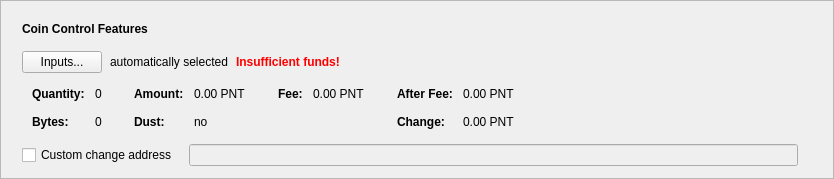
      <widget class="QFrame" name="frameCoinControl">
       <property name="sizePolicy">
        <sizepolicy hsizetype="Expanding" vsizetype="Fixed">
         <horstretch>0</horstretch>
         <verstretch>0</verstretch>
        </sizepolicy>
       </property>
       <property name="frameShape">
        <enum>QFrame::StyledPanel</enum>
       </property>
       <property name="frameShadow">
        <enum>QFrame::Raised</enum>
       </property>
       <layout class="QVBoxLayout" name="verticalLayout_2">
        <item>
         <layout class="QVBoxLayout" name="verticalLayoutCoinControl" stretch="0,0,0,0,0">
          <property name="spacing">
           <number>0</number>
          </property>
          <property name="sizeConstraint">
           <enum>QLayout::SetDefaultConstraint</enum>
          </property>
          <property name="leftMargin">
           <number>10</number>
          </property>
          <property name="topMargin">
           <number>10</number>
          </property>
          <item>
           <layout class="QHBoxLayout" name="horizontalLayoutCoinControl1">
            <property name="bottomMargin">
             <number>15</number>
            </property>
            <item>
             <widget class="QLabel" name="labelCoinControlFeatures">
              <property name="sizePolicy">
               <sizepolicy hsizetype="Preferred" vsizetype="Maximum">
                <horstretch>0</horstretch>
                <verstretch>0</verstretch>
               </sizepolicy>
              </property>
              <property name="font">
               <font>
                <weight>75</weight>
                <bold>true</bold>
               </font>
              </property>
              <property name="styleSheet">
               <string notr="true">font-weight:bold;</string>
              </property>
              <property name="text">
               <string>Coin Control Features</string>
              </property>
             </widget>
            </item>
           </layout>
          </item>
          <item>
           <layout class="QHBoxLayout" name="horizontalLayoutCoinControl2" stretch="0,0,0,0">
            <property name="spacing">
             <number>8</number>
            </property>
            <property name="bottomMargin">
             <number>10</number>
            </property>
            <item>
             <widget class="QPushButton" name="pushButtonCoinControl">
              <property name="styleSheet">
               <string notr="true"/>
              </property>
              <property name="text">
               <string>Inputs...</string>
              </property>
              <property name="autoDefault">
               <bool>false</bool>
              </property>
             </widget>
            </item>
            <item>
             <widget class="QLabel" name="labelCoinControlAutomaticallySelected">
              <property name="text">
               <string>automatically selected</string>
              </property>
              <property name="margin">
               <number>5</number>
              </property>
             </widget>
            </item>
            <item>
             <widget class="QLabel" name="labelCoinControlInsuffFunds">
              <property name="font">
               <font>
                <weight>75</weight>
                <bold>true</bold>
               </font>
              </property>
              <property name="styleSheet">
               <string notr="true">color:red;font-weight:bold;</string>
              </property>
              <property name="text">
               <string>Insufficient funds!</string>
              </property>
              <property name="margin">
               <number>5</number>
              </property>
             </widget>
            </item>
            <item>
             <spacer name="horizontalSpacerCoinControl">
              <property name="orientation">
               <enum>Qt::Horizontal</enum>
              </property>
              <property name="sizeHint" stdset="0">
               <size>
                <width>40</width>
                <height>1</height>
               </size>
              </property>
             </spacer>
            </item>
           </layout>
          </item>
          <item>
           <widget class="QWidget" name="widgetCoinControl" native="true">
            <property name="sizePolicy">
             <sizepolicy hsizetype="Preferred" vsizetype="Preferred">
              <horstretch>0</horstretch>
              <verstretch>0</verstretch>
             </sizepolicy>
            </property>
            <property name="minimumSize">
             <size>
              <width>0</width>
              <height>0</height>
             </size>
            </property>
            <property name="styleSheet">
             <string notr="true"/>
            </property>
            <layout class="QHBoxLayout" name="horizontalLayoutCoinControl5">
             <property name="leftMargin">
              <number>0</number>
             </property>
             <property name="topMargin">
              <number>0</number>
             </property>
             <property name="rightMargin">
              <number>0</number>
             </property>
             <property name="bottomMargin">
              <number>0</number>
             </property>
             <item>
              <layout class="QHBoxLayout" name="horizontalLayoutCoinControl3" stretch="0,0,0,1">
               <property name="spacing">
                <number>20</number>
               </property>
               <property name="topMargin">
                <number>0</number>
               </property>
               <property name="bottomMargin">
                <number>10</number>
               </property>
               <item>
                <layout class="QFormLayout" name="formLayoutCoinControl1">
                 <property name="horizontalSpacing">
                  <number>10</number>
                 </property>
                 <property name="verticalSpacing">
                  <number>14</number>
                 </property>
                 <property name="leftMargin">
                  <number>10</number>
                 </property>
                 <property name="topMargin">
                  <number>4</number>
                 </property>
                 <property name="rightMargin">
                  <number>6</number>
                 </property>
                 <item row="0" column="0">
                  <widget class="QLabel" name="labelCoinControlQuantityText">
                   <property name="font">
                    <font>
                     <weight>75</weight>
                     <bold>true</bold>
                    </font>
                   </property>
                   <property name="text">
                    <string>Quantity:</string>
                   </property>
                   <property name="margin">
                    <number>0</number>
                   </property>
                  </widget>
                 </item>
                 <item row="0" column="1">
                  <widget class="QLabel" name="labelCoinControlQuantity">
                   <property name="cursor">
                    <cursorShape>IBeamCursor</cursorShape>
                   </property>
                   <property name="contextMenuPolicy">
                    <enum>Qt::ActionsContextMenu</enum>
                   </property>
                   <property name="text">
                    <string notr="true">0</string>
                   </property>
                   <property name="margin">
                    <number>0</number>
                   </property>
                   <property name="textInteractionFlags">
                    <set>Qt::LinksAccessibleByMouse|Qt::TextSelectableByKeyboard|Qt::TextSelectableByMouse</set>
                   </property>
                  </widget>
                 </item>
                 <item row="1" column="0">
                  <widget class="QLabel" name="labelCoinControlBytesText">
                   <property name="font">
                    <font>
                     <weight>75</weight>
                     <bold>true</bold>
                    </font>
                   </property>
                   <property name="text">
                    <string>Bytes:</string>
                   </property>
                  </widget>
                 </item>
                 <item row="1" column="1">
                  <widget class="QLabel" name="labelCoinControlBytes">
                   <property name="cursor">
                    <cursorShape>IBeamCursor</cursorShape>
                   </property>
                   <property name="contextMenuPolicy">
                    <enum>Qt::ActionsContextMenu</enum>
                   </property>
                   <property name="text">
                    <string notr="true">0</string>
                   </property>
                   <property name="textInteractionFlags">
                    <set>Qt::LinksAccessibleByMouse|Qt::TextSelectableByKeyboard|Qt::TextSelectableByMouse</set>
                   </property>
                  </widget>
                 </item>
                </layout>
               </item>
               <item>
                <layout class="QFormLayout" name="formLayoutCoinControl2">
                 <property name="horizontalSpacing">
                  <number>10</number>
                 </property>
                 <property name="verticalSpacing">
                  <number>14</number>
                 </property>
                 <property name="leftMargin">
                  <number>6</number>
                 </property>
                 <property name="topMargin">
                  <number>4</number>
                 </property>
                 <property name="rightMargin">
                  <number>6</number>
                 </property>
                 <item row="0" column="0">
                  <widget class="QLabel" name="labelCoinControlAmountText">
                   <property name="font">
                    <font>
                     <weight>75</weight>
                     <bold>true</bold>
                    </font>
                   </property>
                   <property name="text">
                    <string>Amount:</string>
                   </property>
                   <property name="margin">
                    <number>0</number>
                   </property>
                  </widget>
                 </item>
                 <item row="0" column="1">
                  <widget class="QLabel" name="labelCoinControlAmount">
                   <property name="cursor">
                    <cursorShape>IBeamCursor</cursorShape>
                   </property>
                   <property name="contextMenuPolicy">
                    <enum>Qt::ActionsContextMenu</enum>
                   </property>
                   <property name="text">
                    <string notr="true">0.00 PNT</string>
                   </property>
                   <property name="textInteractionFlags">
                    <set>Qt::LinksAccessibleByMouse|Qt::TextSelectableByKeyboard|Qt::TextSelectableByMouse</set>
                   </property>
                  </widget>
                 </item>
                 <item row="1" column="0">
                  <widget class="QLabel" name="labelCoinControlLowOutputText">
                   <property name="font">
                    <font>
                     <weight>75</weight>
                     <bold>true</bold>
                    </font>
                   </property>
                   <property name="text">
                    <string>Dust:</string>
                   </property>
                  </widget>
                 </item>
                 <item row="1" column="1">
                  <widget class="QLabel" name="labelCoinControlLowOutput">
                   <property name="cursor">
                    <cursorShape>IBeamCursor</cursorShape>
                   </property>
                   <property name="contextMenuPolicy">
                    <enum>Qt::ActionsContextMenu</enum>
                   </property>
                   <property name="text">
                    <string notr="true">no</string>
                   </property>
                   <property name="textInteractionFlags">
                    <set>Qt::LinksAccessibleByMouse|Qt::TextSelectableByKeyboard|Qt::TextSelectableByMouse</set>
                   </property>
                  </widget>
                 </item>
                </layout>
               </item>
               <item>
                <layout class="QFormLayout" name="formLayoutCoinControl3">
                 <property name="horizontalSpacing">
                  <number>10</number>
                 </property>
                 <property name="verticalSpacing">
                  <number>14</number>
                 </property>
                 <property name="leftMargin">
                  <number>6</number>
                 </property>
                 <property name="topMargin">
                  <number>4</number>
                 </property>
                 <property name="rightMargin">
                  <number>6</number>
                 </property>
                 <item row="0" column="0">
                  <widget class="QLabel" name="labelCoinControlFeeText">
                   <property name="font">
                    <font>
                     <weight>75</weight>
                     <bold>true</bold>
                    </font>
                   </property>
                   <property name="text">
                    <string>Fee:</string>
                   </property>
                   <property name="margin">
                    <number>0</number>
                   </property>
                  </widget>
                 </item>
                 <item row="0" column="1">
                  <widget class="QLabel" name="labelCoinControlFee">
                   <property name="cursor">
                    <cursorShape>IBeamCursor</cursorShape>
                   </property>
                   <property name="contextMenuPolicy">
                    <enum>Qt::ActionsContextMenu</enum>
                   </property>
                   <property name="text">
                    <string notr="true">0.00 PNT</string>
                   </property>
                   <property name="textInteractionFlags">
                    <set>Qt::LinksAccessibleByMouse|Qt::TextSelectableByKeyboard|Qt::TextSelectableByMouse</set>
                   </property>
                  </widget>
                 </item>
                </layout>
               </item>
               <item>
                <layout class="QFormLayout" name="formLayoutCoinControl4">
                 <property name="horizontalSpacing">
                  <number>10</number>
                 </property>
                 <property name="verticalSpacing">
                  <number>14</number>
                 </property>
                 <property name="leftMargin">
                  <number>6</number>
                 </property>
                 <property name="topMargin">
                  <number>4</number>
                 </property>
                 <property name="rightMargin">
                  <number>6</number>
                 </property>
                 <item row="0" column="0">
                  <widget class="QLabel" name="labelCoinControlAfterFeeText">
                   <property name="font">
                    <font>
                     <weight>75</weight>
                     <bold>true</bold>
                    </font>
                   </property>
                   <property name="text">
                    <string>After Fee:</string>
                   </property>
                   <property name="margin">
                    <number>0</number>
                   </property>
                  </widget>
                 </item>
                 <item row="0" column="1">
                  <widget class="QLabel" name="labelCoinControlAfterFee">
                   <property name="cursor">
                    <cursorShape>IBeamCursor</cursorShape>
                   </property>
                   <property name="contextMenuPolicy">
                    <enum>Qt::ActionsContextMenu</enum>
                   </property>
                   <property name="text">
                    <string notr="true">0.00 PNT</string>
                   </property>
                   <property name="textInteractionFlags">
                    <set>Qt::LinksAccessibleByMouse|Qt::TextSelectableByKeyboard|Qt::TextSelectableByMouse</set>
                   </property>
                  </widget>
                 </item>
                 <item row="1" column="0">
                  <widget class="QLabel" name="labelCoinControlChangeText">
                   <property name="font">
                    <font>
                     <weight>75</weight>
                     <bold>true</bold>
                    </font>
                   </property>
                   <property name="text">
                    <string>Change:</string>
                   </property>
                  </widget>
                 </item>
                 <item row="1" column="1">
                  <widget class="QLabel" name="labelCoinControlChange">
                   <property name="cursor">
                    <cursorShape>IBeamCursor</cursorShape>
                   </property>
                   <property name="contextMenuPolicy">
                    <enum>Qt::ActionsContextMenu</enum>
                   </property>
                   <property name="text">
                    <string notr="true">0.00 PNT</string>
                   </property>
                   <property name="textInteractionFlags">
                    <set>Qt::LinksAccessibleByMouse|Qt::TextSelectableByKeyboard|Qt::TextSelectableByMouse</set>
                   </property>
                  </widget>
                 </item>
                </layout>
               </item>
              </layout>
             </item>
            </layout>
           </widget>
          </item>
          <item>
           <layout class="QHBoxLayout" name="horizontalLayoutCoinControl4" stretch="0,0,0">
            <property name="spacing">
             <number>12</number>
            </property>
            <property name="sizeConstraint">
             <enum>QLayout::SetDefaultConstraint</enum>
            </property>
            <property name="topMargin">
             <number>5</number>
            </property>
            <property name="rightMargin">
             <number>5</number>
            </property>
            <item>
             <widget class="QCheckBox" name="checkBoxCoinControlChange">
              <property name="toolTip">
               <string>If this is activated, but the change address is empty or invalid, change will be sent to a newly generated address.</string>
              </property>
              <property name="text">
               <string>Custom change address</string>
              </property>
             </widget>
            </item>
            <item>
             <widget class="QValidatedLineEdit" name="lineEditCoinControlChange">
              <property name="enabled">
               <bool>false</bool>
              </property>
              <property name="sizePolicy">
               <sizepolicy hsizetype="Expanding" vsizetype="Fixed">
                <horstretch>0</horstretch>
                <verstretch>0</verstretch>
               </sizepolicy>
              </property>
             </widget>
            </item>
            <item>
             <widget class="QLabel" name="labelCoinControlChangeLabel">
              <property name="sizePolicy">
               <sizepolicy hsizetype="Preferred" vsizetype="Expanding">
                <horstretch>0</horstretch>
                <verstretch>0</verstretch>
               </sizepolicy>
              </property>
              <property name="minimumSize">
               <size>
                <width>0</width>
                <height>0</height>
               </size>
              </property>
              <property name="text">
               <string/>
              </property>
              <property name="margin">
               <number>3</number>
              </property>
             </widget>
            </item>
           </layout>
          </item>
          <item>
           <spacer name="verticalSpacerCoinControl">
            <property name="orientation">
             <enum>Qt::Vertical</enum>
            </property>
            <property name="sizeType">
             <enum>QSizePolicy::Expanding</enum>
            </property>
            <property name="sizeHint" stdset="0">
             <size>
              <width>800</width>
              <height>1</height>
             </size>
            </property>
           </spacer>
          </item>
         </layout>
        </item>
       </layout>
      </widget>
